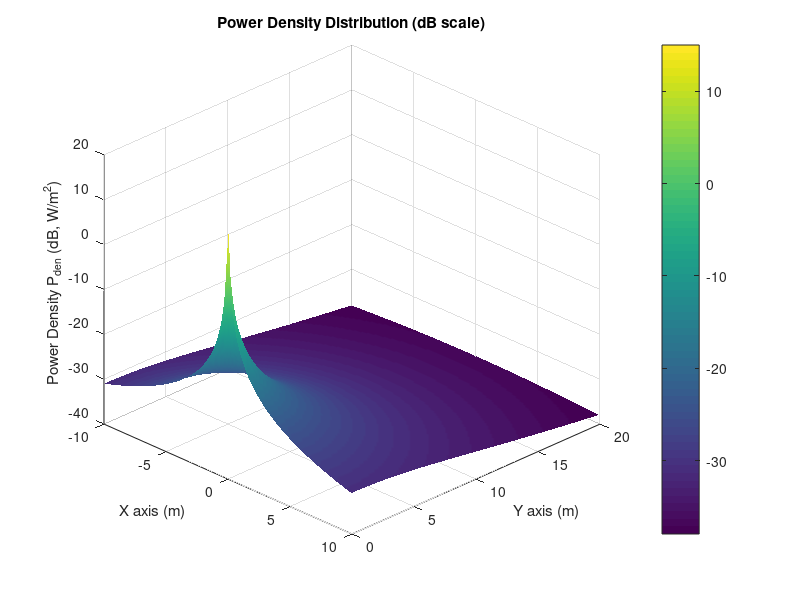
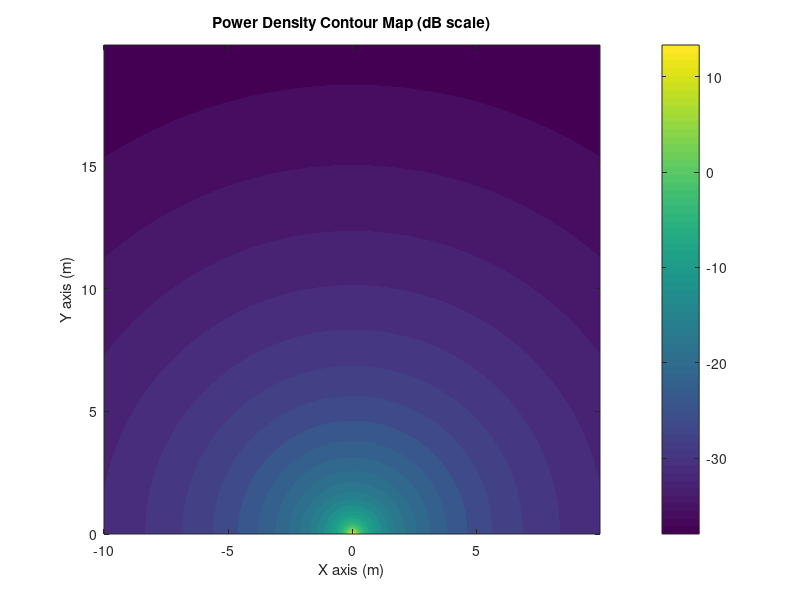

Here is the MATLAB script that generated these plots, in order:
clc; clear; close all;

%-----------------------------
% Parameter settings
%-----------------------------
Pt = 1;                 % Transmit power (W)
x_range = -10:0.15:10;   % x-axis range
y_range = 0:0.15:20;     % y-axis range

%-----------------------------
% Generate grid coordinates
%-----------------------------
[X, Y] = meshgrid(x_range, y_range);

%-----------------------------
% Calculate distance r
% The antenna is located at the origin (0,0)
%-----------------------------
r = sqrt(X.^2 + Y.^2);
r(r == 0) = eps;        % Avoid division by zero

%-----------------------------
% Calculate power density (linear value)
% Pden = Pt / (4*pi*r^2)
%-----------------------------
Pden = Pt ./ (4 * pi * r.^2);

%-----------------------------
% Convert to dB scale
% PdB = 10*log10(Pden)
%-----------------------------
PdB = 10 * log10(Pden);

%-----------------------------
% Plot the 3D distribution (dB)
%-----------------------------
figure;
surf(X, Y, PdB);
shading interp;
colorbar;
title('Power Density Distribution (dB scale)');
xlabel('X axis (m)');
ylabel('Y axis (m)');
zlabel('Power Density P_{den} (dB, W/m^2)');
view(45, 30);

%-----------------------------
% Plot the contour map (dB)
%-----------------------------
figure;
contourf(X, Y, PdB, 30, 'LineColor', 'none');
colorbar;
title('Power Density Contour Map (dB scale)');
xlabel('X axis (m)');
ylabel('Y axis (m)');
